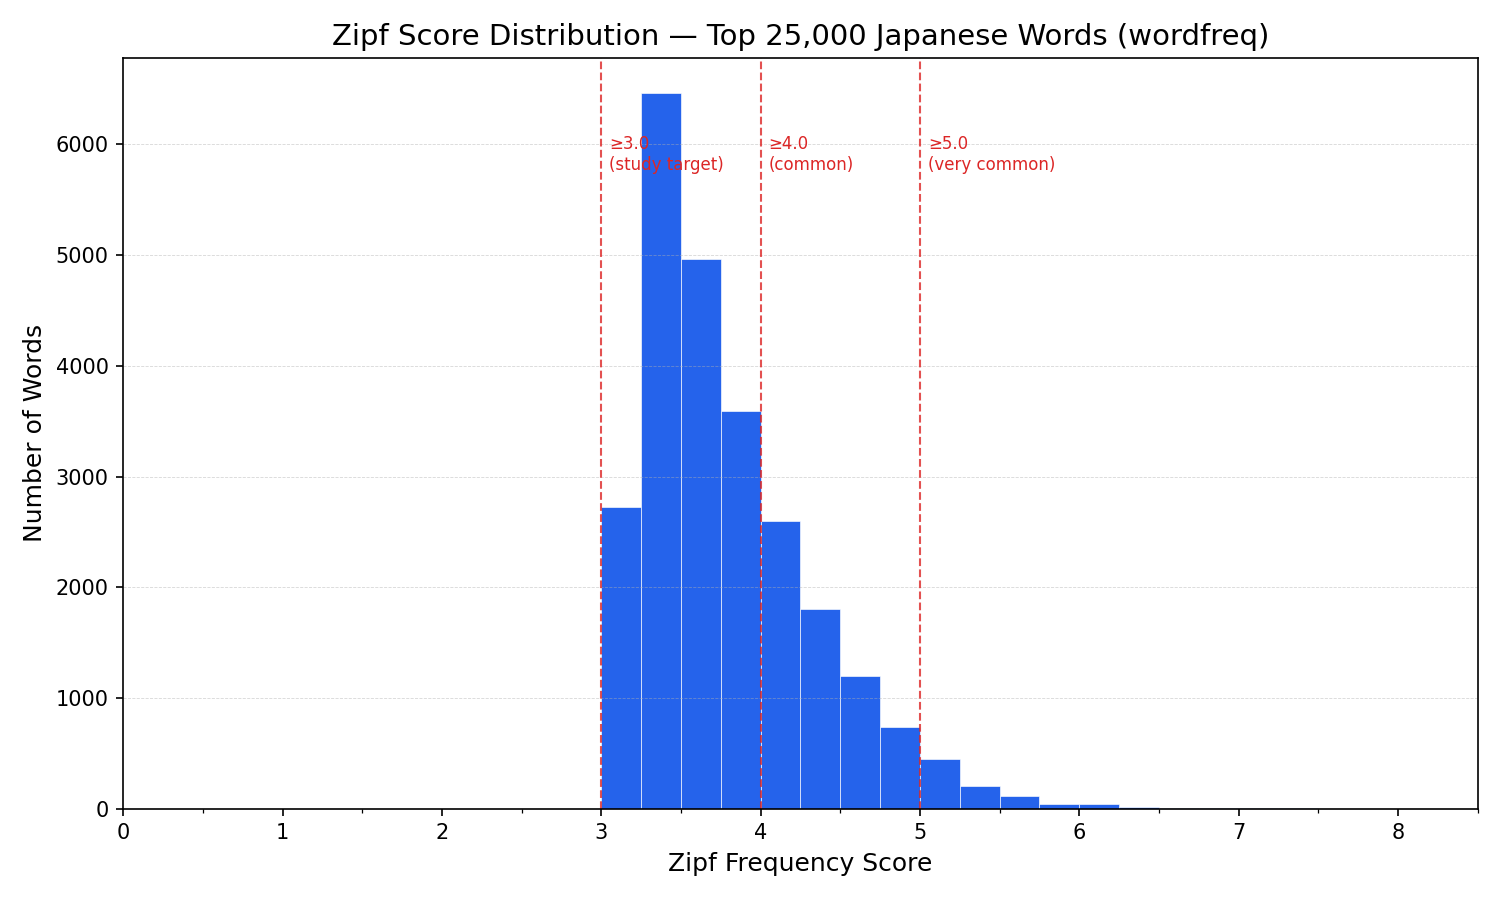

This chart was generated by the following Python code:
import csv
import matplotlib.pyplot as plt
import numpy as np

DATA = "top_25000_japanese.csv"
OUTPUT = "plot_zipf_histogram.png"

zipf_scores = []

with open(DATA, encoding="utf-8") as f:
    reader = csv.DictReader(f)
    for row in reader:
        zipf_scores.append(float(row["zipf_frequency"]))

fig, ax = plt.subplots(figsize=(10, 6))

bins = np.arange(0, 8.25, 0.25)
ax.hist(zipf_scores, bins=bins, color="#2563eb", edgecolor="white", linewidth=0.3)

# Mark common cut-off thresholds
for threshold, label in [(3.0, "≥3.0\n(study target)"), (4.0, "≥4.0\n(common)"), (5.0, "≥5.0\n(very common)")]:
    ax.axvline(x=threshold, color="#dc2626", linestyle="--", linewidth=1, alpha=0.8)
    ax.text(threshold + 0.05, ax.get_ylim()[1] * 0.85, label, color="#dc2626", fontsize=8)

ax.set_xlabel("Zipf Frequency Score", fontsize=12)
ax.set_ylabel("Number of Words", fontsize=12)
ax.set_title("Zipf Score Distribution — Top 25,000 Japanese Words (wordfreq)", fontsize=14)
ax.set_xlim(0, 8.5)
ax.xaxis.set_major_locator(plt.MultipleLocator(1))
ax.xaxis.set_minor_locator(plt.MultipleLocator(0.5))
ax.grid(True, axis="y", linestyle="--", linewidth=0.4, alpha=0.5)

# Annotate percentile breakdown
for cutoff in [3.0, 4.0, 5.0]:
    count_above = sum(1 for z in zipf_scores if z >= cutoff)
    pct = count_above / len(zipf_scores) * 100
    print(f"Words with zipf >= {cutoff}: {count_above:,} ({pct:.1f}%)")

plt.tight_layout()
plt.savefig(OUTPUT, dpi=150)
print(f"Saved {OUTPUT}")
